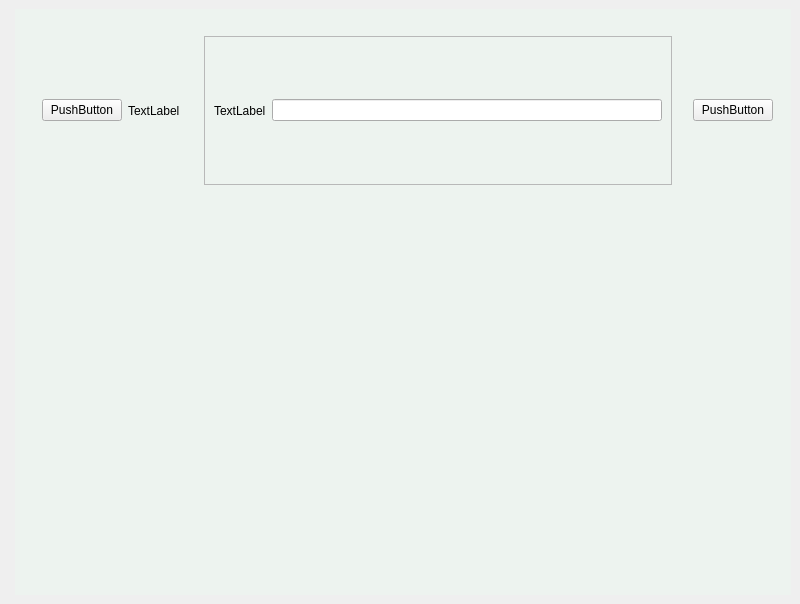
<?xml version="1.0" encoding="UTF-8"?>
<ui version="4.0">
 <class>MainWindow</class>
 <widget class="QMainWindow" name="MainWindow">
  <property name="geometry">
   <rect>
    <x>0</x>
    <y>0</y>
    <width>800</width>
    <height>604</height>
   </rect>
  </property>
  <property name="windowTitle">
   <string>Binance helper</string>
  </property>
  <widget class="QWidget" name="centralwidget">
   <property name="styleSheet">
    <string notr="true">*{
color : #000;
}

#leftMenu{
	background-color: #2596be;
}
#mainBody{
	background-color: #edf3ef;
}</string>
   </property>
   <layout class="QHBoxLayout" name="horizontalLayout">
    <item>
     <widget class="QWidget" name="leftMenu" native="true"/>
    </item>
    <item>
     <widget class="QWidget" name="mainBody" native="true">
      <layout class="QVBoxLayout" name="verticalLayout">
       <item>
        <widget class="QWidget" name="headerFrame" native="true">
         <layout class="QHBoxLayout" name="horizontalLayout_2">
          <item>
           <widget class="QWidget" name="widget" native="true">
            <layout class="QHBoxLayout" name="horizontalLayout_3">
             <item>
              <widget class="QPushButton" name="pushButton">
               <property name="text">
                <string>PushButton</string>
               </property>
              </widget>
             </item>
             <item>
              <widget class="QLabel" name="label">
               <property name="text">
                <string>TextLabel</string>
               </property>
              </widget>
             </item>
            </layout>
           </widget>
          </item>
          <item>
           <widget class="QWidget" name="widget_2" native="true">
            <layout class="QHBoxLayout" name="horizontalLayout_4">
             <item>
              <widget class="QFrame" name="frame">
               <property name="frameShape">
                <enum>QFrame::StyledPanel</enum>
               </property>
               <property name="frameShadow">
                <enum>QFrame::Raised</enum>
               </property>
               <layout class="QHBoxLayout" name="horizontalLayout_5">
                <item>
                 <widget class="QLabel" name="label_2">
                  <property name="text">
                   <string>TextLabel</string>
                  </property>
                 </widget>
                </item>
                <item>
                 <widget class="QLineEdit" name="lineEdit"/>
                </item>
               </layout>
              </widget>
             </item>
            </layout>
           </widget>
          </item>
          <item>
           <widget class="QWidget" name="widget_3" native="true"/>
          </item>
          <item>
           <widget class="QPushButton" name="pushButton_2">
            <property name="text">
             <string>PushButton</string>
            </property>
           </widget>
          </item>
         </layout>
        </widget>
       </item>
       <item>
        <widget class="QWidget" name="cardsFrame" native="true"/>
       </item>
       <item>
        <widget class="QWidget" name="mainFrame" native="true"/>
       </item>
      </layout>
     </widget>
    </item>
   </layout>
  </widget>
 </widget>
 <resources/>
 <connections/>
</ui>
